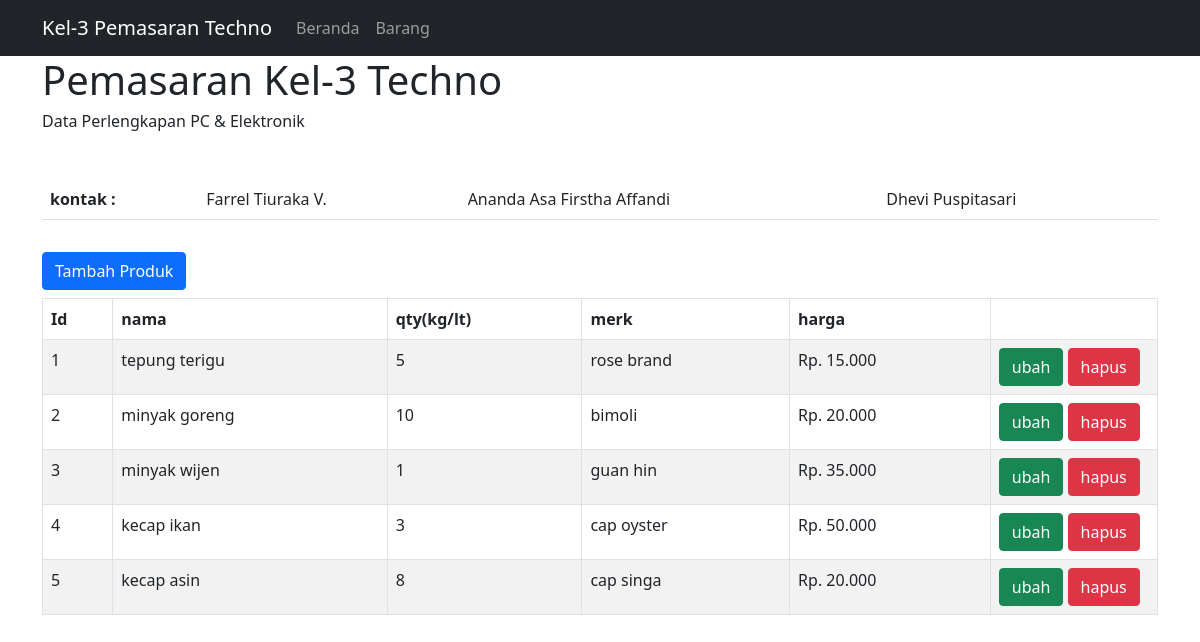
The page / on the database its author committed.
### tables this page shows
CREATE TABLE `barang` (
  `id_barang` int(11) NOT NULL,
  `nama` varchar(50) NOT NULL,
  `qty` int(11) NOT NULL,
  `merk` varchar(50) NOT NULL,
  `harga` varchar(50) NOT NULL
);

### function.php (called while the page is built, shortened)
<?php
function select($query)
{
    global $db;
    $result = mysqli_query($db, $query);
    $rows = [];
    while ($row = mysqli_fetch_assoc($result)) {
        $rows[] = $row;
    }
    return $rows;
}

### index.php (the view, shortened to what this page needs)
<?php
$data_barang = select("SELECT * FROM barang");
?>
<!doctype html>
<html lang="en">
<head>
    <link href="https://cdn.jsdelivr.net/npm/bootstrap@5.0.2/dist/css/bootstrap.min.css" rel="stylesheet">
</head>
<body>
    <div>
        <nav class="navbar navbar-expand-lg navbar-dark bg-dark">
            <div class="container">
                <a class="navbar-brand" href="#">Kel-3 Pemasaran Techno</a>
                <div class="collapse navbar-collapse" id="navbarNav">
                    <ul class="navbar-nav">
                        <li class="nav-item">
                            <a class="nav-link" href="#">Beranda</a>
                        </li>
                        <li class="nav-item">
                            <a class="nav-link" href="#">Barang</a>
                        </li>
                    </ul>
                </div>
            </div>
        </nav>
    </div>
    <div class="container">
        <h1>Pemasaran Kel-3 Techno</h1>
        <h6>Data Perlengkapan PC & Elektronik</h6>
        <table class="table mt-5" style="width: 100%;">
            <th>kontak :</th>
            <td>Farrel Tiuraka V.</td>
            <td>Ananda Asa Firstha Affandi</td>
            <td>Dhevi Puspitasari</td>
        </table>
        <a href="tambahbarang.php" button type="button" class="btn btn-primary mt-3">Tambah Produk</a>
        <table class="table table-bordered table-striped mt-2">
            <thead>
                <tr>
                    <th>
                        Id
                    </th>
                    <th>
                        nama
                    </th>
                    <th>
                        qty(kg/lt)
                    </th>
                    <th>
                        merk
                    </th>
                    <th>
                        harga
                    </th>
                    <th>
                    </th>
                </tr>
            </thead>
            <tbody>
                <?php foreach ($data_barang as $barang) : ?>
                    <tr>
                        <td><?= $barang['id_barang'] ?></td>
                        <td><?= $barang['nama'] ?></td>
                        <td><?= $barang['qty'] ?></td>
                        <td><?= $barang['merk'] ?></td>
                        <td>Rp. <?= number_format($barang['harga'], 0, ',', '.') ?></td>
                        <td width="15%">
                            <a button href="ubahbarang.php?id_barang=<?= $barang['id_barang']; ?>" class="btn btn-success">ubah</a>
                            <a button href="hapusbarang.php?id_barang=<?= $barang['id_barang']; ?>" class="btn btn-danger" onclick="return confirm('YAKIN DATA DIHAPUS?')">hapus</a>
                        </td>
                    </tr>
                <?php endforeach; ?>
            </tbody>
        </table>
    </div>
</body>
</html>

### rows shown on the page
barang: id_barang "1", nama "tepung terigu", qty "5", merk "rose brand", harga "15.000"
barang: id_barang "2", nama "minyak goreng", qty "10", merk "bimoli", harga "20.000"
barang: id_barang "3", nama "minyak wijen", qty "1", merk "guan hin", harga "35.000"
barang: id_barang "4", nama "kecap ikan", qty "3", merk "cap oyster", harga "50.000"
barang: id_barang "5", nama "kecap asin", qty "8", merk "cap singa", harga "20.000"
